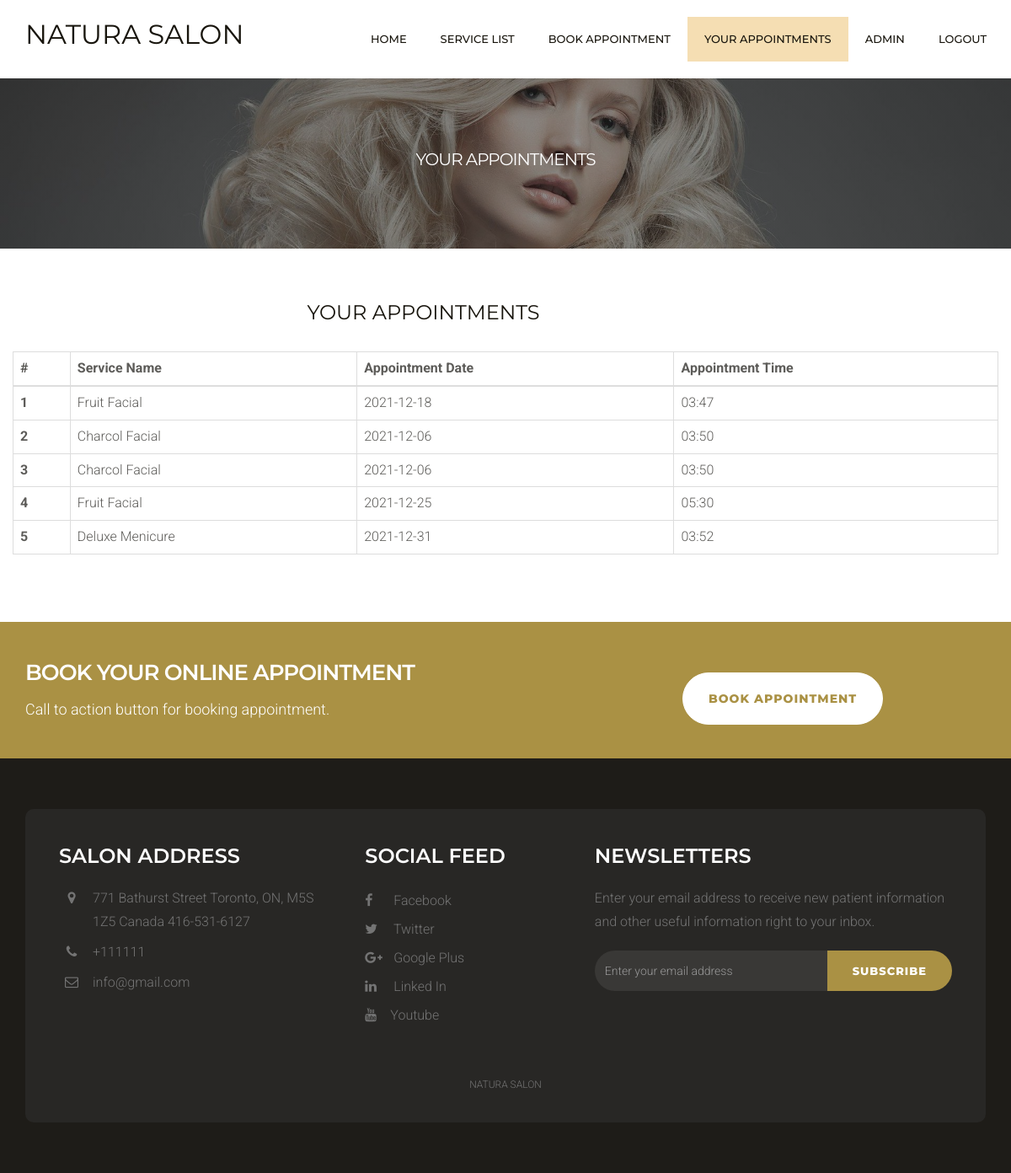
The page /your-appointments.php (signed in) on the database its author committed.
### tables this page shows
CREATE TABLE `appointments` (
  `id` int(11) NOT NULL,
  `service` varchar(100) DEFAULT NULL,
  `apt_date` varchar(20) DEFAULT NULL,
  `apt_time` varchar(20) DEFAULT NULL,
  `user_id` int(11) DEFAULT NULL,
  `creation_date` timestamp NOT NULL DEFAULT current_timestamp(),
  `modification_date` timestamp NOT NULL DEFAULT current_timestamp() ON UPDATE current_timestamp()
);

CREATE TABLE `pages` (
  `ID` int(10) NOT NULL,
  `PageType` varchar(200) DEFAULT NULL,
  `PageTitle` mediumtext DEFAULT NULL,
  `PageDescription` mediumtext DEFAULT NULL,
  `Email` varchar(200) DEFAULT NULL,
  `MobileNumber` bigint(10) DEFAULT NULL,
  `UpdationDate` date DEFAULT NULL,
  `Timing` varchar(200) NOT NULL
);

### library/utils/loginCheck.php (called while the page is built, shortened)
<?php
function isAdmin()
{
	return $_SESSION['user']['type']=='admin';
}

### your-appointments.php (the view, shortened to what this page needs)
<?php
include 'models/dbConnection.php';
include "library/utils/loginCheck.php";
  ?>
<!DOCTYPE html>
<html lang="en">
<head>
    <link href="assets3/css/bootstrap.min.css" rel="stylesheet">
    <link href="assets3/css/font-awesome.min.css" rel="stylesheet">
    <link href="assets3/css/style.css" rel="stylesheet">
</head>
<body>
   <?php include_once('templates/header.php');?>
    <div class="page-header">
        <div class="container">
            <div class="row">
                <div class="col-lg-12 col-md-12 col-sm-12 col-xs-12">
                    <div class="page-caption">
                        <h2 class="page-title">Your appointments</h2>
                    </div>
                </div>
            </div>
        </div>
    </div>
    <div class="content">
        <div class="container">
            <div class="row">
                <div class="col-md-10 heading-section text-center ftco-animate" style="padding-bottom: 20px;">
            <h2 class="mb-4">Your appointments</h2>
          </div>
               <table class="table table-bordered"> <thead> <tr> <th>#</th> <th>Service Name</th> <th>Appointment Date</th> <th>Appointment Time</th> </tr> </thead> <tbody>
<?php
$uid=$_SESSION['user']['id'];
$ret=mysqli_query($conn,"select *  from  appointments where user_id=$uid ");
$cnt=1;
while ($row=mysqli_fetch_array($ret)) {
?>
             <tr> <th scope="row"><?php echo $cnt;?></th> <td><?php  echo $row['service'];?></td> <td><?php  echo $row['apt_date'];?></td> <td><?php  echo $row['apt_time'];?></td> </tr>   <?php
$cnt=$cnt+1;
}?></tbody> </table>
            </div>
        </div>
    </div>
    <div class="space-small bg-primary">
        <div class="container">
            <div class="row">
                <div class="col-lg-8 col-sm-7 col-md-8 col-xs-12">
                    <h1 class="cta-title">Book your online appointment</h1>
                    <p class="cta-text"> Call to action button for booking appointment.</p>
                </div>
                <div class="col-lg-4 col-sm-5 col-md-4 col-xs-12">
                    <a href="appointment.php" class="btn btn-white btn-lg mt20">Book Appointment</a>
                </div>
            </div>
        </div>
    </div>
    <?php include_once('templates/footer.php');?>
</body>
</html>

### templates/header.php
<?php
function whetherCurrentLink($link = '')
{
   return (strpos($_SERVER['REQUEST_URI'],$link) !== false) ? 'active':'';
}
?>
<div class="header">
        <div class="container">
            <div class="row">
                <div class="col-lg-4 col-md-4 col-sm-12 col-xs-12">
                    <h1>Natura Salon</h1>
                </div>
                <div class="col-lg-8 col-md-4 col-sm-12 col-xs-12">
                    <div class="navigation">
                        <div id="navigation">
                            <ul style="width: 800px;">
                                <li class="<?php echo whetherCurrentLink('index.php');?>"><a href="index.php" title="Home">Home</a></li>
                                <li class="<?php echo whetherCurrentLink('service-list.php');?>"><a href="service-list.php" title="Service List">Service List</a></li>
                                <li class="<?php echo whetherCurrentLink('appointment.php');?>"><a href="appointment.php" title="Styleguide">Book Appointment</a> </li>
                                 <li class="<?php echo whetherCurrentLink('your-appointments.php');?>"><a href="your-appointments.php" title="your-appointments">Your Appointments</a></li>
                                <?php if(isAdmin()){ ?>
                                    <li><a href="admin-dashboard.php" title="admin">Admin</a> </li>
                                <?php } ?>
                                <li><a href="logout.php" title="logout">Logout</a> </li>
                            </ul>
                        </div>
                    </div>
                </div>
            </div>
        </div>
    </div>

### templates/footer.php (shortened to what this page needs)
<div class="footer">
        <div class="container">
            <div class="footer-block">
                <div class="row">
                    <div class="col-lg-4 col-md-4 col-sm-6 col-xs-12">
                        <div class="footer-widget">
                            <h2 class="widget-title">Salon Address</h2>
                            <ul class="listnone contact">
                                <?php
$ret=mysqli_query($conn,"select * from pages where PageType='contactus' ");
while ($row=mysqli_fetch_array($ret)) {
?>
                                <li><i class="fa fa-map-marker"></i> <?php  echo $row['PageDescription'];?> </li>
                                <li><i class="fa fa-phone"></i> +<?php  echo $row['MobileNumber'];?></li>
                                <li><i class="fa fa-envelope-o"></i>  <?php  echo $row['Email'];?></li><?php } ?>
                            </ul>
                        </div>
                    </div>
                    <div class="col-lg-3 col-md-3 col-sm-6 col-xs-12">
                        <div class="footer-widget footer-social">
                            <h2 class="widget-title">Social Feed</h2>
                            <ul class="listnone">
                                <li>
                                    <a href="#"> <i class="fa fa-facebook"></i> Facebook </a>
                                </li>
                                <li><a href="#"><i class="fa fa-twitter"></i> Twitter</a></li>
                                <li><a href="#"><i class="fa fa-google-plus"></i> Google Plus</a></li>
                                <li><a href="#"><i class="fa fa-linkedin"></i> Linked In</a></li>
                                <li>
                                    <a href="#"> <i class="fa fa-youtube"></i>Youtube</a>
                                </li>
                            </ul>
                        </div>
                    </div>
                    <div class="col-lg-5 col-md-5 col-sm-12 col-xs-12">
                        <div class="footer-widget widget-newsletter">
                            <h2 class="widget-title">Newsletters</h2>
                            <p>Enter your email address to receive new patient information and other useful information right to your inbox.</p>
                            <form method="post">
                            <div class="input-group">
                                <input type="text" class="form-control" placeholder="Enter your email address" name="email">
                                <span class="input-group-btn">
                            <button class="btn btn-default" type="submit" value="submit" name="sub">Subscribe</button>
                            </span>
                            </div></form>
                        </div>
                    </div>
                </div>
                <div class="tiny-footer">
                    <div class="row">
                        <div class="col-lg-12 col-md-12 col-sm-12 col-xs-12">
                            <div class="copyright-content">
                                <p>Natura salon</p>
                            </div>
                        </div>
                    </div>
                </div>
            </div>
        </div>
    </div>

### rows shown on the page
appointments: service "Fruit Facial", apt_date "2021-12-18", apt_time "03:47"
appointments: service "Charcol Facial", apt_date "2021-12-06", apt_time "03:50"
appointments: service "Charcol Facial", apt_date "2021-12-06", apt_time "03:50"
appointments: service "Fruit Facial", apt_date "2021-12-25", apt_time "05:30"
appointments: service "Deluxe Menicure", apt_date "2021-12-31", apt_time "03:52"
pages: PageDescription "771 Bathurst Street Toronto, ON, M5S 1Z5 Canada 416-531-6127", MobileNumber "111111", Email "info@gmail.com"
